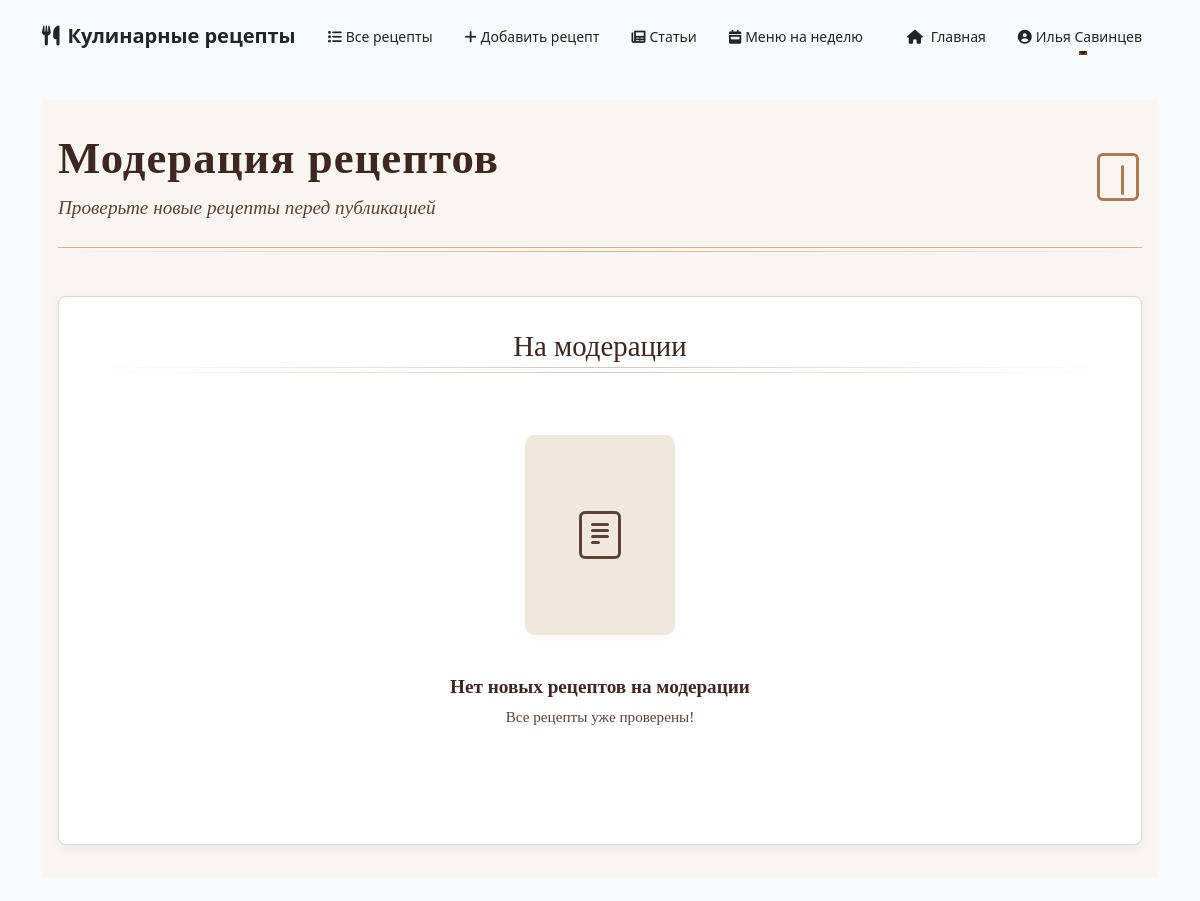
The app's page /accounts/moderation/ (signed in), older data.
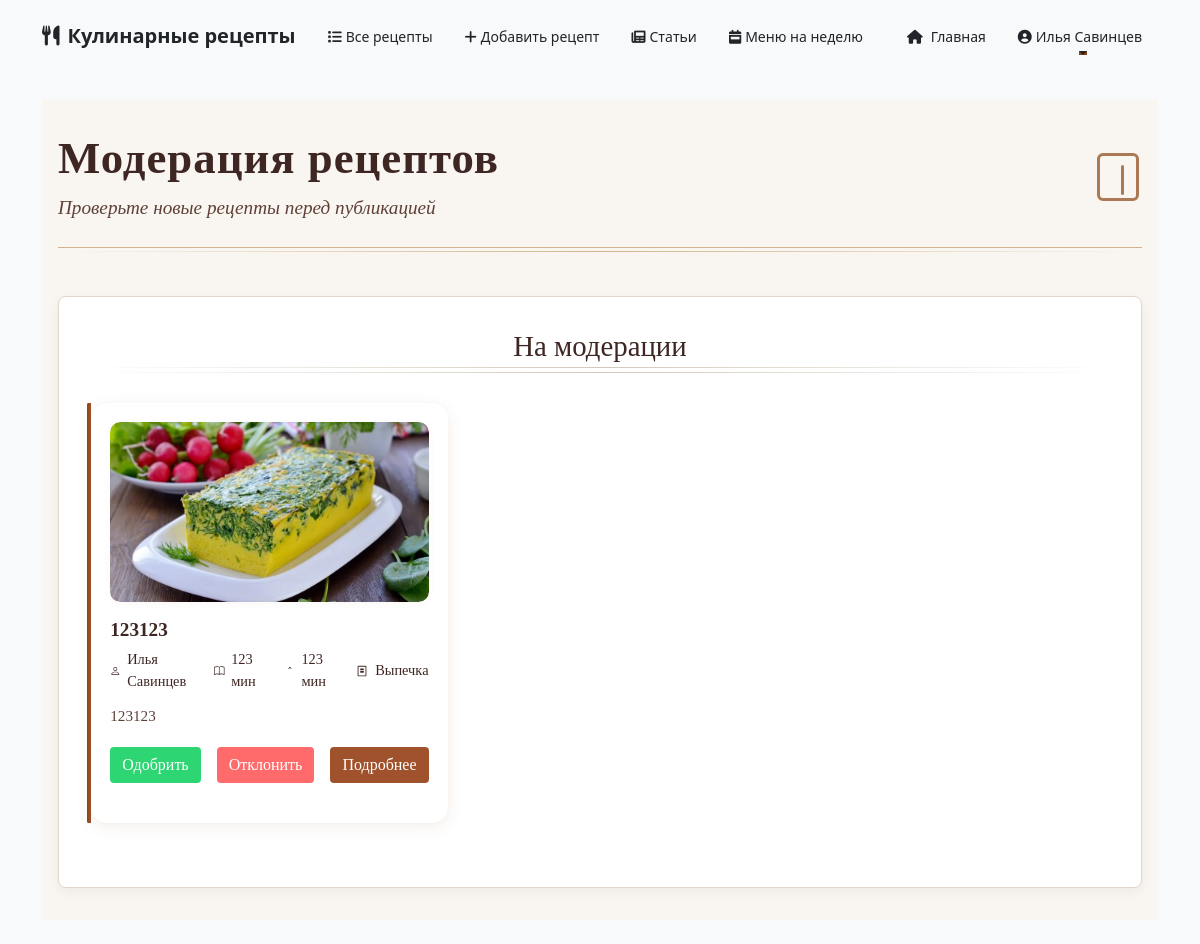
The same page, newer data.
### accounts/models.py (models this page shows, shortened)
class Recipe(models.Model):
    title = models.CharField(max_length=200)
    description = models.TextField(blank=True)
    ingredients = models.TextField(blank=True)
    instructions = models.TextField()
    created_at = models.DateTimeField(auto_now_add=True)
    updated_at = models.DateTimeField(auto_now=True)
    author = models.ForeignKey(User, on_delete=models.CASCADE, related_name='recipes')
    steps = models.TextField(blank=True)
    prep_time = models.PositiveIntegerField(null=True, blank=True, help_text='Время приготовления в минутах')
    cook_time = models.PositiveIntegerField(null=True, blank=True, help_text='Время готовки в минутах')
    image = models.ImageField(upload_to='recipe_images/', null=True, blank=True)
    MODERATION_STATUS_CHOICES = [
        ('pending', 'На модерации'),
        ('approved', 'Одобрен'),
        ('rejected', 'Отклонён'),
    ]
    moderation_status = models.CharField(max_length=10, choices=MODERATION_STATUS_CHOICES, default='pending')
    slug = models.SlugField(max_length=255, unique=True, blank=True)

class User(AbstractBaseUser, PermissionsMixin):
    email = models.EmailField(unique=True)
    first_name = models.CharField(max_length=30, blank=True)
    last_name = models.CharField(max_length=30, blank=True)
    is_staff = models.BooleanField(default=False)
    is_active = models.BooleanField(default=True)
    date_joined = models.DateTimeField(default=timezone.now)
    USERNAME_FIELD = 'email'
    REQUIRED_FIELDS = []
    objects = UserManager()

class Category(models.Model):
    name = models.CharField(max_length=100, unique=True)

### accounts/views.py (the view, shortened to what this page needs)
# urls.py: path('moderation/', moderation_recipes_view, name='moderation_recipes'),
@staff_member_required
def moderation_recipes_view(request):
    pending_recipes = Recipe.objects.filter(moderation_status='pending').order_by('-created_at')
    return render(request, 'accounts/moderation_recipes.html', {'pending_recipes': pending_recipes})

### accounts/templates/accounts/moderation_recipes.html (shortened to what the changed rows need)
{% extends 'base.html' %}
{% block content %}
<div class="encyclopedia-container">
    <div class="encyclopedia-header">
        <div class="header-content">
            <h1 class="encyclopedia-title">Модерация рецептов</h1>
        </div>
    </div>
    <div class="encyclopedia-shelves">
        <div class="shelf-header">
            <h2 class="shelf-title">На модерации</h2>
        </div>
        <div class="book-grid">
            {% if pending_recipes %}
                {% for recipe in pending_recipes %}
                <div class="recipe-book">
                    <div class="book-cover">
                        {% if recipe.image %}
                            <img src="{{ recipe.image.url }}" alt="{{ recipe.title }}" class="book-image">
                        {% endif %}
                    </div>
                    <div class="book-info">
                        <h3 class="book-title">{{ recipe.title }}</h3>
                        <div class="book-meta">
                            <span class="book-author">
                                {{ recipe.author.first_name }} {{ recipe.author.last_name }}
                            </span>
                            <span class="book-pages">
                                {{ recipe.cook_time }} мин
                            </span>
                            <span class="book-pages">
                                <svg xmlns="http://www.w3.org/2000/svg" width="14" height="14" fill="currentColor" viewBox="0 0 16 16">
                                    <path d="M8 3.293l1.146 1.147a.5.5 0 0 0 .708-.708l-2-2a.5.5 0 0 0-.708 0l-2 2a.5.5 0 1 0 .708.708L8 3.293z"/>
                                </svg>
                                {{ recipe.prep_time }} мин
                            </span>
                            {% if recipe.categories.all %}
                                <span class="book-pages">
                                    <svg xmlns="http://www.w3.org/2000/svg" width="14" height="14" fill="currentColor" viewBox="0 0 16 16">
                                        <path d="M3 3a1 1 0 0 1 1-1h8a1 1 0 0 1 1 1v10a1 1 0 0 1-1 1H4a1 1 0 0 1-1-1V3zm1 0v10h8V3H4zm2 2h4v2H6V5zm0 3h4v2H6V8z"/>
                                    </svg>
                                    {% for cat in recipe.categories.all %}{{ cat.name }}{% if not forloop.last %}, {% endif %}{% endfor %}
                                </span>
                            {% endif %}
                        </div>
                        <p class="book-description">{{ recipe.description|truncatechars:120 }}</p>
                        <form method="post" style="margin-top: 1rem; display: flex; gap: 1rem;">
                            <button type="submit" name="action" value="approve" class="btn btn-primary" style="background: #2ed573; color: #fff; border: none;">Одобрить</button>
                            <button type="submit" name="action" value="reject" class="btn btn-secondary" style="background: #ff6b6b; color: #fff; border: none;">Отклонить</button>
                            <a href="{% url 'moderation_recipe_detail' recipe.id %}" target="_blank" class="btn btn-secondary" style="background: #A0522D; color: #fff; border: none;">Подробнее</a>
                        </form>
                    </div>
                </div>
                {% endfor %}
            {% else %}
                <div class="empty-library">
                    <div class="empty-book">
                        <div class="book-cover empty">
                            <div class="book-image-placeholder">
                            </div>
                        </div>
                        <div class="book-info">
                            <h3 class="book-title">Нет новых рецептов на модерации</h3>
                            <p class="book-description">Все рецепты уже проверены!</p>
                        </div>
                    </div>
                </div>
            {% endif %}
        </div>
    </div>
</div>
{% endblock %}

Row changes from the older to the newer data that the page shows:
added Recipe: image (picture), title "123123", author.first_name "Илья", author.last_name "Савинцев", cook_time "123", prep_time "123", description "123123"
now on this page (row unchanged): Category: name "Выпечка"
Text that changed along with them:
text no longer shown: "Нет новых рецептов на модерации Все рецепты уже проверены!"
